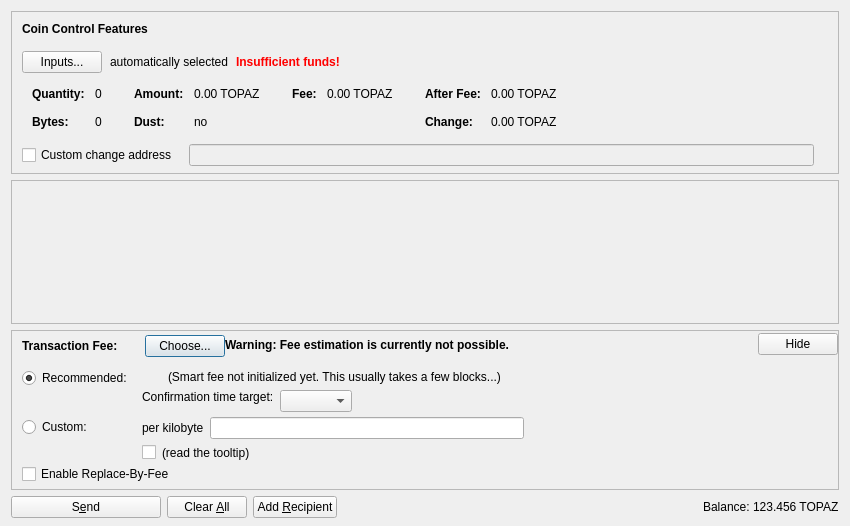
<?xml version="1.0" encoding="UTF-8"?>
<ui version="4.0">
 <class>SendCoinsDialog</class>
 <widget class="QDialog" name="SendCoinsDialog">
  <property name="geometry">
   <rect>
    <x>0</x>
    <y>0</y>
    <width>850</width>
    <height>526</height>
   </rect>
  </property>
  <property name="windowTitle">
   <string>Send Coins</string>
  </property>
  <layout class="QVBoxLayout" name="verticalLayout" stretch="0,1,0,0">
   <property name="bottomMargin">
    <number>8</number>
   </property>
   <item>
    <widget class="QFrame" name="frameCoinControl">
     <property name="sizePolicy">
      <sizepolicy hsizetype="Expanding" vsizetype="Expanding">
       <horstretch>0</horstretch>
       <verstretch>0</verstretch>
      </sizepolicy>
     </property>
     <property name="maximumSize">
      <size>
       <width>16777215</width>
       <height>16777215</height>
      </size>
     </property>
     <property name="frameShape">
      <enum>QFrame::StyledPanel</enum>
     </property>
     <property name="frameShadow">
      <enum>QFrame::Sunken</enum>
     </property>
     <layout class="QVBoxLayout" name="verticalLayoutCoinControl2">
      <property name="spacing">
       <number>0</number>
      </property>
      <property name="leftMargin">
       <number>0</number>
      </property>
      <property name="topMargin">
       <number>0</number>
      </property>
      <property name="rightMargin">
       <number>0</number>
      </property>
      <property name="bottomMargin">
       <number>6</number>
      </property>
      <item>
       <layout class="QVBoxLayout" name="verticalLayoutCoinControl" stretch="0,0,0,0,1">
        <property name="spacing">
         <number>0</number>
        </property>
        <property name="leftMargin">
         <number>10</number>
        </property>
        <property name="topMargin">
         <number>10</number>
        </property>
        <item>
         <layout class="QHBoxLayout" name="horizontalLayoutCoinControl1">
          <property name="bottomMargin">
           <number>15</number>
          </property>
          <item>
           <widget class="QLabel" name="labelCoinControlFeatures">
            <property name="sizePolicy">
             <sizepolicy hsizetype="Preferred" vsizetype="Maximum">
              <horstretch>0</horstretch>
              <verstretch>0</verstretch>
             </sizepolicy>
            </property>
            <property name="font">
             <font>
              <weight>75</weight>
              <bold>true</bold>
             </font>
            </property>
            <property name="styleSheet">
             <string notr="true">font-weight:bold;</string>
            </property>
            <property name="text">
             <string>Coin Control Features</string>
            </property>
           </widget>
          </item>
         </layout>
        </item>
        <item>
         <layout class="QHBoxLayout" name="horizontalLayoutCoinControl2" stretch="0,0,0,0">
          <property name="spacing">
           <number>8</number>
          </property>
          <property name="bottomMargin">
           <number>10</number>
          </property>
          <item>
           <widget class="QPushButton" name="pushButtonCoinControl">
            <property name="styleSheet">
             <string notr="true"/>
            </property>
            <property name="text">
             <string>Inputs...</string>
            </property>
            <property name="autoDefault">
             <bool>false</bool>
            </property>
           </widget>
          </item>
          <item>
           <widget class="QLabel" name="labelCoinControlAutomaticallySelected">
            <property name="text">
             <string>automatically selected</string>
            </property>
            <property name="margin">
             <number>5</number>
            </property>
           </widget>
          </item>
          <item>
           <widget class="QLabel" name="labelCoinControlInsuffFunds">
            <property name="font">
             <font>
              <weight>75</weight>
              <bold>true</bold>
             </font>
            </property>
            <property name="styleSheet">
             <string notr="true">color:red;font-weight:bold;</string>
            </property>
            <property name="text">
             <string>Insufficient funds!</string>
            </property>
            <property name="margin">
             <number>5</number>
            </property>
           </widget>
          </item>
          <item>
           <spacer name="horizontalSpacerCoinControl">
            <property name="orientation">
             <enum>Qt::Horizontal</enum>
            </property>
            <property name="sizeHint" stdset="0">
             <size>
              <width>40</width>
              <height>1</height>
             </size>
            </property>
           </spacer>
          </item>
         </layout>
        </item>
        <item>
         <widget class="QWidget" name="widgetCoinControl" native="true">
          <property name="sizePolicy">
           <sizepolicy hsizetype="Preferred" vsizetype="Preferred">
            <horstretch>0</horstretch>
            <verstretch>0</verstretch>
           </sizepolicy>
          </property>
          <property name="minimumSize">
           <size>
            <width>0</width>
            <height>0</height>
           </size>
          </property>
          <property name="styleSheet">
           <string notr="true"/>
          </property>
          <layout class="QHBoxLayout" name="horizontalLayoutCoinControl5">
           <property name="leftMargin">
            <number>0</number>
           </property>
           <property name="topMargin">
            <number>0</number>
           </property>
           <property name="rightMargin">
            <number>0</number>
           </property>
           <property name="bottomMargin">
            <number>0</number>
           </property>
           <item>
            <layout class="QHBoxLayout" name="horizontalLayoutCoinControl3" stretch="0,0,0,1">
             <property name="spacing">
              <number>20</number>
             </property>
             <property name="topMargin">
              <number>0</number>
             </property>
             <property name="bottomMargin">
              <number>10</number>
             </property>
             <item>
              <layout class="QFormLayout" name="formLayoutCoinControl1">
               <property name="horizontalSpacing">
                <number>10</number>
               </property>
               <property name="verticalSpacing">
                <number>14</number>
               </property>
               <property name="leftMargin">
                <number>10</number>
               </property>
               <property name="topMargin">
                <number>4</number>
               </property>
               <property name="rightMargin">
                <number>6</number>
               </property>
               <item row="0" column="0">
                <widget class="QLabel" name="labelCoinControlQuantityText">
                 <property name="font">
                  <font>
                   <weight>75</weight>
                   <bold>true</bold>
                  </font>
                 </property>
                 <property name="text">
                  <string>Quantity:</string>
                 </property>
                 <property name="margin">
                  <number>0</number>
                 </property>
                </widget>
               </item>
               <item row="0" column="1">
                <widget class="QLabel" name="labelCoinControlQuantity">
                 <property name="cursor">
                  <cursorShape>IBeamCursor</cursorShape>
                 </property>
                 <property name="contextMenuPolicy">
                  <enum>Qt::ActionsContextMenu</enum>
                 </property>
                 <property name="text">
                  <string notr="true">0</string>
                 </property>
                 <property name="margin">
                  <number>0</number>
                 </property>
                 <property name="textInteractionFlags">
                  <set>Qt::LinksAccessibleByMouse|Qt::TextSelectableByKeyboard|Qt::TextSelectableByMouse</set>
                 </property>
                </widget>
               </item>
               <item row="1" column="0">
                <widget class="QLabel" name="labelCoinControlBytesText">
                 <property name="font">
                  <font>
                   <weight>75</weight>
                   <bold>true</bold>
                  </font>
                 </property>
                 <property name="text">
                  <string>Bytes:</string>
                 </property>
                </widget>
               </item>
               <item row="1" column="1">
                <widget class="QLabel" name="labelCoinControlBytes">
                 <property name="cursor">
                  <cursorShape>IBeamCursor</cursorShape>
                 </property>
                 <property name="contextMenuPolicy">
                  <enum>Qt::ActionsContextMenu</enum>
                 </property>
                 <property name="text">
                  <string notr="true">0</string>
                 </property>
                 <property name="textInteractionFlags">
                  <set>Qt::LinksAccessibleByMouse|Qt::TextSelectableByKeyboard|Qt::TextSelectableByMouse</set>
                 </property>
                </widget>
               </item>
              </layout>
             </item>
             <item>
              <layout class="QFormLayout" name="formLayoutCoinControl2">
               <property name="horizontalSpacing">
                <number>10</number>
               </property>
               <property name="verticalSpacing">
                <number>14</number>
               </property>
               <property name="leftMargin">
                <number>6</number>
               </property>
               <property name="topMargin">
                <number>4</number>
               </property>
               <property name="rightMargin">
                <number>6</number>
               </property>
               <item row="0" column="0">
                <widget class="QLabel" name="labelCoinControlAmountText">
                 <property name="font">
                  <font>
                   <weight>75</weight>
                   <bold>true</bold>
                  </font>
                 </property>
                 <property name="text">
                  <string>Amount:</string>
                 </property>
                 <property name="margin">
                  <number>0</number>
                 </property>
                </widget>
               </item>
               <item row="0" column="1">
                <widget class="QLabel" name="labelCoinControlAmount">
                 <property name="cursor">
                  <cursorShape>IBeamCursor</cursorShape>
                 </property>
                 <property name="contextMenuPolicy">
                  <enum>Qt::ActionsContextMenu</enum>
                 </property>
                 <property name="text">
                  <string notr="true">0.00 TOPAZ</string>
                 </property>
                 <property name="textInteractionFlags">
                  <set>Qt::LinksAccessibleByMouse|Qt::TextSelectableByKeyboard|Qt::TextSelectableByMouse</set>
                 </property>
                </widget>
               </item>
               <item row="1" column="0">
                <widget class="QLabel" name="labelCoinControlLowOutputText">
                 <property name="font">
                  <font>
                   <weight>75</weight>
                   <bold>true</bold>
                  </font>
                 </property>
                 <property name="text">
                  <string>Dust:</string>
                 </property>
                </widget>
               </item>
               <item row="1" column="1">
                <widget class="QLabel" name="labelCoinControlLowOutput">
                 <property name="cursor">
                  <cursorShape>IBeamCursor</cursorShape>
                 </property>
                 <property name="contextMenuPolicy">
                  <enum>Qt::ActionsContextMenu</enum>
                 </property>
                 <property name="text">
                  <string notr="true">no</string>
                 </property>
                 <property name="textInteractionFlags">
                  <set>Qt::LinksAccessibleByMouse|Qt::TextSelectableByKeyboard|Qt::TextSelectableByMouse</set>
                 </property>
                </widget>
               </item>
              </layout>
             </item>
             <item>
              <layout class="QFormLayout" name="formLayoutCoinControl3">
               <property name="horizontalSpacing">
                <number>10</number>
               </property>
               <property name="verticalSpacing">
                <number>14</number>
               </property>
               <property name="leftMargin">
                <number>6</number>
               </property>
               <property name="topMargin">
                <number>4</number>
               </property>
               <property name="rightMargin">
                <number>6</number>
               </property>
               <item row="0" column="0">
                <widget class="QLabel" name="labelCoinControlFeeText">
                 <property name="font">
                  <font>
                   <weight>75</weight>
                   <bold>true</bold>
                  </font>
                 </property>
                 <property name="text">
                  <string>Fee:</string>
                 </property>
                 <property name="margin">
                  <number>0</number>
                 </property>
                </widget>
               </item>
               <item row="0" column="1">
                <widget class="QLabel" name="labelCoinControlFee">
                 <property name="cursor">
                  <cursorShape>IBeamCursor</cursorShape>
                 </property>
                 <property name="contextMenuPolicy">
                  <enum>Qt::ActionsContextMenu</enum>
                 </property>
                 <property name="text">
                  <string notr="true">0.00 TOPAZ</string>
                 </property>
                 <property name="textInteractionFlags">
                  <set>Qt::LinksAccessibleByMouse|Qt::TextSelectableByKeyboard|Qt::TextSelectableByMouse</set>
                 </property>
                </widget>
               </item>
              </layout>
             </item>
             <item>
              <layout class="QFormLayout" name="formLayoutCoinControl4">
               <property name="horizontalSpacing">
                <number>10</number>
               </property>
               <property name="verticalSpacing">
                <number>14</number>
               </property>
               <property name="leftMargin">
                <number>6</number>
               </property>
               <property name="topMargin">
                <number>4</number>
               </property>
               <property name="rightMargin">
                <number>6</number>
               </property>
               <item row="0" column="0">
                <widget class="QLabel" name="labelCoinControlAfterFeeText">
                 <property name="font">
                  <font>
                   <weight>75</weight>
                   <bold>true</bold>
                  </font>
                 </property>
                 <property name="text">
                  <string>After Fee:</string>
                 </property>
                 <property name="margin">
                  <number>0</number>
                 </property>
                </widget>
               </item>
               <item row="0" column="1">
                <widget class="QLabel" name="labelCoinControlAfterFee">
                 <property name="cursor">
                  <cursorShape>IBeamCursor</cursorShape>
                 </property>
                 <property name="contextMenuPolicy">
                  <enum>Qt::ActionsContextMenu</enum>
                 </property>
                 <property name="text">
                  <string notr="true">0.00 TOPAZ</string>
                 </property>
                 <property name="textInteractionFlags">
                  <set>Qt::LinksAccessibleByMouse|Qt::TextSelectableByKeyboard|Qt::TextSelectableByMouse</set>
                 </property>
                </widget>
               </item>
               <item row="1" column="0">
                <widget class="QLabel" name="labelCoinControlChangeText">
                 <property name="font">
                  <font>
                   <weight>75</weight>
                   <bold>true</bold>
                  </font>
                 </property>
                 <property name="text">
                  <string>Change:</string>
                 </property>
                </widget>
               </item>
               <item row="1" column="1">
                <widget class="QLabel" name="labelCoinControlChange">
                 <property name="cursor">
                  <cursorShape>IBeamCursor</cursorShape>
                 </property>
                 <property name="contextMenuPolicy">
                  <enum>Qt::ActionsContextMenu</enum>
                 </property>
                 <property name="text">
                  <string notr="true">0.00 TOPAZ</string>
                 </property>
                 <property name="textInteractionFlags">
                  <set>Qt::LinksAccessibleByMouse|Qt::TextSelectableByKeyboard|Qt::TextSelectableByMouse</set>
                 </property>
                </widget>
               </item>
              </layout>
             </item>
            </layout>
           </item>
          </layout>
         </widget>
        </item>
        <item>
         <layout class="QHBoxLayout" name="horizontalLayoutCoinControl4" stretch="0,0,0">
          <property name="spacing">
           <number>12</number>
          </property>
          <property name="sizeConstraint">
           <enum>QLayout::SetDefaultConstraint</enum>
          </property>
          <property name="topMargin">
           <number>5</number>
          </property>
          <property name="rightMargin">
           <number>5</number>
          </property>
          <item>
           <widget class="QCheckBox" name="checkBoxCoinControlChange">
            <property name="toolTip">
             <string>If this is activated, but the change address is empty or invalid, change will be sent to a newly generated address.</string>
            </property>
            <property name="text">
             <string>Custom change address</string>
            </property>
           </widget>
          </item>
          <item>
           <widget class="QValidatedLineEdit" name="lineEditCoinControlChange">
            <property name="enabled">
             <bool>false</bool>
            </property>
            <property name="sizePolicy">
             <sizepolicy hsizetype="Expanding" vsizetype="Fixed">
              <horstretch>0</horstretch>
              <verstretch>0</verstretch>
             </sizepolicy>
            </property>
           </widget>
          </item>
          <item>
           <widget class="QLabel" name="labelCoinControlChangeLabel">
            <property name="sizePolicy">
             <sizepolicy hsizetype="Preferred" vsizetype="Expanding">
              <horstretch>0</horstretch>
              <verstretch>0</verstretch>
             </sizepolicy>
            </property>
            <property name="minimumSize">
             <size>
              <width>0</width>
              <height>0</height>
             </size>
            </property>
            <property name="text">
             <string/>
            </property>
            <property name="margin">
             <number>3</number>
            </property>
           </widget>
          </item>
         </layout>
        </item>
        <item>
         <spacer name="verticalSpacerCoinControl">
          <property name="orientation">
           <enum>Qt::Vertical</enum>
          </property>
          <property name="sizeHint" stdset="0">
           <size>
            <width>800</width>
            <height>1</height>
           </size>
          </property>
         </spacer>
        </item>
       </layout>
      </item>
     </layout>
    </widget>
   </item>
   <item>
    <widget class="QScrollArea" name="scrollArea">
     <property name="widgetResizable">
      <bool>true</bool>
     </property>
     <widget class="QWidget" name="scrollAreaWidgetContents">
      <property name="geometry">
       <rect>
        <x>0</x>
        <y>0</y>
        <width>830</width>
        <height>104</height>
       </rect>
      </property>
      <layout class="QVBoxLayout" name="verticalLayout_2" stretch="0,1">
       <property name="leftMargin">
        <number>0</number>
       </property>
       <property name="topMargin">
        <number>0</number>
       </property>
       <property name="rightMargin">
        <number>0</number>
       </property>
       <property name="bottomMargin">
        <number>0</number>
       </property>
       <item>
        <layout class="QVBoxLayout" name="entries">
         <property name="spacing">
          <number>6</number>
         </property>
        </layout>
       </item>
       <item>
        <spacer name="verticalSpacer">
         <property name="orientation">
          <enum>Qt::Vertical</enum>
         </property>
         <property name="sizeHint" stdset="0">
          <size>
           <width>20</width>
           <height>40</height>
          </size>
         </property>
        </spacer>
       </item>
      </layout>
     </widget>
    </widget>
   </item>
   <item>
    <widget class="QFrame" name="frameFee">
     <property name="sizePolicy">
      <sizepolicy hsizetype="Expanding" vsizetype="Expanding">
       <horstretch>0</horstretch>
       <verstretch>0</verstretch>
      </sizepolicy>
     </property>
     <property name="maximumSize">
      <size>
       <width>16777215</width>
       <height>16777215</height>
      </size>
     </property>
     <property name="frameShape">
      <enum>QFrame::StyledPanel</enum>
     </property>
     <property name="frameShadow">
      <enum>QFrame::Sunken</enum>
     </property>
     <layout class="QVBoxLayout" name="verticalLayoutFee1">
      <property name="spacing">
       <number>0</number>
      </property>
      <property name="leftMargin">
       <number>0</number>
      </property>
      <property name="topMargin">
       <number>0</number>
      </property>
      <property name="rightMargin">
       <number>0</number>
      </property>
      <property name="bottomMargin">
       <number>0</number>
      </property>
      <item>
       <layout class="QVBoxLayout" name="verticalLayoutFee2" stretch="0,0,0">
        <property name="spacing">
         <number>0</number>
        </property>
        <property name="leftMargin">
         <number>10</number>
        </property>
        <property name="topMargin">
         <number>0</number>
        </property>
        <item>
         <layout class="QHBoxLayout" name="horizontalLayoutFee1">
          <property name="bottomMargin">
           <number>0</number>
          </property>
          <item>
           <layout class="QVBoxLayout" name="verticalLayoutFee7">
            <property name="spacing">
             <number>0</number>
            </property>
            <item>
             <spacer name="verticalSpacerSmartFee">
              <property name="orientation">
               <enum>Qt::Vertical</enum>
              </property>
              <property name="sizeType">
               <enum>QSizePolicy::Fixed</enum>
              </property>
              <property name="sizeHint" stdset="0">
               <size>
                <width>1</width>
                <height>4</height>
               </size>
              </property>
             </spacer>
            </item>
            <item>
             <layout class="QHBoxLayout" name="horizontalLayoutSmartFee">
              <property name="spacing">
               <number>10</number>
              </property>
              <item>
               <widget class="QLabel" name="labelFeeHeadline">
                <property name="sizePolicy">
                 <sizepolicy hsizetype="Preferred" vsizetype="Maximum">
                  <horstretch>0</horstretch>
                  <verstretch>0</verstretch>
                 </sizepolicy>
                </property>
                <property name="font">
                 <font>
                  <weight>75</weight>
                  <bold>true</bold>
                 </font>
                </property>
                <property name="styleSheet">
                 <string notr="true">font-weight:bold;</string>
                </property>
                <property name="text">
                 <string>Transaction Fee:</string>
                </property>
               </widget>
              </item>
              <item>
               <widget class="QLabel" name="labelFeeMinimized">
                <property name="text">
                 <string/>
                </property>
               </widget>
              </item>
              <item>
               <widget class="QPushButton" name="buttonChooseFee">
                <property name="text">
                 <string>Choose...</string>
                </property>
               </widget>
              </item>
             </layout>
            </item>
            <item>
             <spacer name="verticalSpacer_5">
              <property name="orientation">
               <enum>Qt::Vertical</enum>
              </property>
              <property name="sizeHint" stdset="0">
               <size>
                <width>1</width>
                <height>1</height>
               </size>
              </property>
             </spacer>
            </item>
           </layout>
          </item>
          <item>
           <widget class="QLabel" name="fallbackFeeWarningLabel">
            <property name="toolTip">
             <string>Using the fallbackfee can result in sending a transaction that will take several hours or days (or never) to confirm. Consider choosing your fee manually or wait until you have validated the complete chain.</string>
            </property>
            <property name="font">
            <font>
                <weight>75</weight>
                <bold>true</bold>
            </font>
            </property>
            <property name="text">
             <string>Warning: Fee estimation is currently not possible.</string>
            </property>
            <property name="wordWrap">
             <bool>false</bool>
            </property>
           </widget>
          </item>
          <item>
           <spacer name="horizontalSpacer_4">
            <property name="orientation">
             <enum>Qt::Horizontal</enum>
            </property>
            <property name="sizeType">
             <enum>QSizePolicy::MinimumExpanding</enum>
            </property>
            <property name="sizeHint" stdset="0">
             <size>
              <width>40</width>
              <height>20</height>
             </size>
            </property>
           </spacer>
          </item>
          <item>
           <widget class="QPushButton" name="buttonMinimizeFee">
            <property name="toolTip">
             <string>collapse fee-settings</string>
            </property>
            <property name="text">
             <string>Hide</string>
            </property>
           </widget>
          </item>
         </layout>
        </item>
        <item>
         <widget class="QFrame" name="frameFeeSelection">
          <layout class="QVBoxLayout" name="verticalLayoutFee12">
           <property name="spacing">
            <number>0</number>
           </property>
           <property name="leftMargin">
            <number>0</number>
           </property>
           <property name="topMargin">
            <number>0</number>
           </property>
           <property name="rightMargin">
            <number>0</number>
           </property>
           <property name="bottomMargin">
            <number>0</number>
           </property>
           <item>
            <layout class="QGridLayout" name="gridLayoutFee">
             <property name="topMargin">
              <number>10</number>
             </property>
             <property name="bottomMargin">
              <number>4</number>
             </property>
             <property name="horizontalSpacing">
              <number>10</number>
             </property>
             <property name="verticalSpacing">
              <number>4</number>
             </property>
             <item row="1" column="1">
              <layout class="QVBoxLayout" name="verticalLayoutFee8">
               <property name="spacing">
                <number>6</number>
               </property>
               <item>
                <layout class="QHBoxLayout" name="horizontalLayoutFee13">
                 <item>
                  <widget class="QLabel" name="labelCustomPerKilobyte">
                   <property name="toolTip">
                    <string>Specify a custom fee per kB (1,000 bytes) of the transaction's virtual size.

Note:  Since the fee is calculated on a per-byte basis, a fee of "100 satoshis per kB" for a transaction size of 500 bytes (half of 1 kB) would ultimately yield a fee of only 50 satoshis.</string>
                   </property>
                   <property name="text">
                    <string>per kilobyte</string>
                   </property>
                  </widget>
                 </item>
                 <item>
                  <widget class="TOPAZAmountField" name="customFee"/>
                 </item>
                 <item>
                  <spacer name="horizontalSpacer_6">
                   <property name="orientation">
                    <enum>Qt::Horizontal</enum>
                   </property>
                   <property name="sizeHint" stdset="0">
                    <size>
                     <width>1</width>
                     <height>1</height>
                    </size>
                   </property>
                  </spacer>
                 </item>
                </layout>
               </item>
               <item>
                <layout class="QHBoxLayout" name="horizontalLayoutFee8">
                 <item>
                  <widget class="QCheckBox" name="checkBoxMinimumFee">
                   <property name="toolTip">
                    <string>Paying only the minimum fee is just fine as long as there is less transaction volume than space in the blocks. But be aware that this can end up in a never confirming transaction once there is more demand for topaz transactions than the network can process.</string>
                   </property>
                   <property name="text">
                    <string/>
                   </property>
                  </widget>
                 </item>
                 <item>
                  <widget class="QLabel" name="labelMinFeeWarning">
                   <property name="enabled">
                    <bool>true</bool>
                   </property>
                   <property name="toolTip">
                    <string>Paying only the minimum fee is just fine as long as there is less transaction volume than space in the blocks. But be aware that this can end up in a never confirming transaction once there is more demand for topaz transactions than the network can process.</string>
                   </property>
                   <property name="text">
                    <string>(read the tooltip)</string>
                   </property>
                   <property name="margin">
                    <number>5</number>
                   </property>
                  </widget>
                 </item>
                 <item>
                  <spacer name="horizontalSpacer_2">
                   <property name="orientation">
                    <enum>Qt::Horizontal</enum>
                   </property>
                   <property name="sizeHint" stdset="0">
                    <size>
                     <width>1</width>
                     <height>1</height>
                    </size>
                   </property>
                  </spacer>
                 </item>
                </layout>
               </item>
              </layout>
             </item>
             <item row="0" column="0">
              <layout class="QVBoxLayout" name="verticalLayoutFee4" stretch="0,1">
               <item>
                <widget class="QRadioButton" name="radioSmartFee">
                 <property name="text">
                  <string>Recommended:</string>
                 </property>
                 <property name="checked">
                  <bool>true</bool>
                 </property>
                 <attribute name="buttonGroup">
                  <string notr="true">groupFee</string>
                 </attribute>
                </widget>
               </item>
               <item>
                <spacer name="verticalSpacer_2">
                 <property name="orientation">
                  <enum>Qt::Vertical</enum>
                 </property>
                 <property name="sizeHint" stdset="0">
                  <size>
                   <width>1</width>
                   <height>1</height>
                  </size>
                 </property>
                </spacer>
               </item>
              </layout>
             </item>
             <item row="1" column="0">
              <layout class="QVBoxLayout" name="verticalLayoutFee9" stretch="0,1">
               <item>
                <widget class="QRadioButton" name="radioCustomFee">
                 <property name="text">
                  <string>Custom:</string>
                 </property>
                 <attribute name="buttonGroup">
                  <string notr="true">groupFee</string>
                 </attribute>
                </widget>
               </item>
               <item>
                <spacer name="verticalSpacer_6">
                 <property name="orientation">
                  <enum>Qt::Vertical</enum>
                 </property>
                 <property name="sizeHint" stdset="0">
                  <size>
                   <width>1</width>
                   <height>1</height>
                  </size>
                 </property>
                </spacer>
               </item>
              </layout>
             </item>
             <item row="0" column="1">
              <layout class="QVBoxLayout" name="verticalLayoutFee3" stretch="0,0,1">
               <property name="spacing">
                <number>6</number>
               </property>
               <property name="topMargin">
                <number>2</number>
               </property>
               <item>
                <layout class="QHBoxLayout" name="horizontalLayoutFee12">
                 <item>
                  <widget class="QLabel" name="labelSmartFee">
                   <property name="text">
                    <string/>
                   </property>
                   <property name="margin">
                    <number>2</number>
                   </property>
                  </widget>
                 </item>
                 <item>
                  <widget class="QLabel" name="labelFeeEstimation">
                   <property name="text">
                    <string/>
                   </property>
                  </widget>
                 </item>
                 <item>
                  <widget class="QLabel" name="labelSmartFee2">
                   <property name="text">
                    <string>(Smart fee not initialized yet. This usually takes a few blocks...)</string>
                   </property>
                   <property name="margin">
                    <number>2</number>
                   </property>
                  </widget>
                 </item>
                 <item>
                  <spacer name="horizontalSpacer_5">
                   <property name="orientation">
                    <enum>Qt::Horizontal</enum>
                   </property>
                   <property name="sizeHint" stdset="0">
                    <size>
                     <width>1</width>
                     <height>1</height>
                    </size>
                   </property>
                  </spacer>
                 </item>
                </layout>
               </item>
               <item>
                <layout class="QHBoxLayout" name="horizontalLayoutFee9">
                 <item>
                  <layout class="QVBoxLayout" name="verticalLayoutFee6">
                   <item>
                    <widget class="QLabel" name="labelSmartFee3">
                     <property name="text">
                      <string>Confirmation time target:</string>
                     </property>
                     <property name="margin">
                      <number>2</number>
                     </property>
                    </widget>
                   </item>
                   <item>
                    <spacer name="verticalSpacer_3">
                     <property name="orientation">
                      <enum>Qt::Vertical</enum>
                     </property>
                     <property name="sizeHint" stdset="0">
                      <size>
                       <width>1</width>
                       <height>1</height>
                      </size>
                     </property>
                    </spacer>
                   </item>
                  </layout>
                 </item>
                 <item>
                  <layout class="QVBoxLayout" name="verticalLayoutFee5">
                   <property name="rightMargin">
                    <number>30</number>
                   </property>
                   <item>
                    <layout class="QHBoxLayout" name="horizontalLayoutConfTarget">
                     <property name="bottomMargin">
                      <number>0</number>
                     </property>
                     <item>
                      <widget class="QComboBox" name="confTargetSelector"/>
                     </item>
                     <item>
                      <spacer name="horizontalSpacerConfTarget">
                       <property name="orientation">
                        <enum>Qt::Horizontal</enum>
                       </property>
                       <property name="sizeHint" stdset="0">
                        <size>
                         <width>40</width>
                         <height>20</height>
                        </size>
                       </property>
                      </spacer>
                     </item>
                    </layout>
                   </item>
                  </layout>
                 </item>
                </layout>
               </item>
               <item>
                <spacer name="verticalSpacer_4">
                 <property name="orientation">
                  <enum>Qt::Vertical</enum>
                 </property>
                 <property name="sizeHint" stdset="0">
                  <size>
                   <width>1</width>
                   <height>1</height>
                  </size>
                 </property>
                </spacer>
               </item>
              </layout>
             </item>
            </layout>
           </item>
           <item>
            <widget class="QCheckBox" name="optInRBF">
             <property name="text">
              <string>Enable Replace-By-Fee</string>
             </property>
             <property name="toolTip">
              <string>With Replace-By-Fee (BIP-125) you can increase a transaction's fee after it is sent. Without this, a higher fee may be recommended to compensate for increased transaction delay risk.</string>
             </property>
            </widget>
           </item>
          </layout>
         </widget>
        </item>
        <item>
         <spacer name="verticalSpacerFee">
          <property name="orientation">
           <enum>Qt::Vertical</enum>
          </property>
          <property name="sizeHint" stdset="0">
           <size>
            <width>40</width>
            <height>5</height>
           </size>
          </property>
         </spacer>
        </item>
       </layout>
      </item>
     </layout>
    </widget>
   </item>
   <item>
    <layout class="QHBoxLayout" name="horizontalLayout">
     <item>
      <widget class="QPushButton" name="sendButton">
       <property name="minimumSize">
        <size>
         <width>150</width>
         <height>0</height>
        </size>
       </property>
       <property name="toolTip">
        <string>Confirm the send action</string>
       </property>
       <property name="text">
        <string>S&amp;end</string>
       </property>
       <property name="icon">
        <iconset resource="../topaz.qrc">
         <normaloff>:/icons/send</normaloff>:/icons/send</iconset>
       </property>
       <property name="autoDefault">
        <bool>false</bool>
       </property>
       <property name="default">
        <bool>false</bool>
       </property>
      </widget>
     </item>
     <item>
      <widget class="QPushButton" name="clearButton">
       <property name="sizePolicy">
        <sizepolicy hsizetype="Minimum" vsizetype="Fixed">
         <horstretch>0</horstretch>
         <verstretch>0</verstretch>
        </sizepolicy>
       </property>
       <property name="toolTip">
        <string>Clear all fields of the form.</string>
       </property>
       <property name="text">
        <string>Clear &amp;All</string>
       </property>
       <property name="icon">
        <iconset resource="../topaz.qrc">
         <normaloff>:/icons/remove</normaloff>:/icons/remove</iconset>
       </property>
       <property name="autoDefault">
        <bool>false</bool>
       </property>
      </widget>
     </item>
     <item>
      <widget class="QPushButton" name="addButton">
       <property name="toolTip">
        <string>Send to multiple recipients at once</string>
       </property>
       <property name="text">
        <string>Add &amp;Recipient</string>
       </property>
       <property name="icon">
        <iconset resource="../topaz.qrc">
         <normaloff>:/icons/add</normaloff>:/icons/add</iconset>
       </property>
       <property name="autoDefault">
        <bool>false</bool>
       </property>
      </widget>
     </item>
     <item>
      <spacer name="horizontalSpacer">
       <property name="orientation">
        <enum>Qt::Horizontal</enum>
       </property>
       <property name="sizeHint" stdset="0">
        <size>
         <width>40</width>
         <height>20</height>
        </size>
       </property>
      </spacer>
     </item>
     <item>
      <layout class="QHBoxLayout" name="horizontalLayout_2">
       <property name="spacing">
        <number>3</number>
       </property>
       <item>
        <widget class="QLabel" name="label">
         <property name="sizePolicy">
          <sizepolicy hsizetype="Preferred" vsizetype="Fixed">
           <horstretch>0</horstretch>
           <verstretch>0</verstretch>
          </sizepolicy>
         </property>
         <property name="text">
          <string>Balance:</string>
         </property>
        </widget>
       </item>
       <item>
        <widget class="QLabel" name="labelBalance">
         <property name="sizePolicy">
          <sizepolicy hsizetype="Preferred" vsizetype="Fixed">
           <horstretch>0</horstretch>
           <verstretch>0</verstretch>
          </sizepolicy>
         </property>
         <property name="cursor">
          <cursorShape>IBeamCursor</cursorShape>
         </property>
         <property name="text">
          <string notr="true">123.456 TOPAZ</string>
         </property>
         <property name="textInteractionFlags">
          <set>Qt::LinksAccessibleByMouse|Qt::TextSelectableByKeyboard|Qt::TextSelectableByMouse</set>
         </property>
        </widget>
       </item>
      </layout>
     </item>
    </layout>
   </item>
  </layout>
 </widget>
 <customwidgets>
  <customwidget>
   <class>QValidatedLineEdit</class>
   <extends>QLineEdit</extends>
   <header>qt/qvalidatedlineedit.h</header>
  </customwidget>
  <customwidget>
   <class>TOPAZAmountField</class>
   <extends>QLineEdit</extends>
   <header>qt/topazamountfield.h</header>
   <container>1</container>
  </customwidget>
 </customwidgets>
 <resources>
  <include location="../topaz.qrc"/>
 </resources>
 <connections/>
 <buttongroups>
  <buttongroup name="groupFee"/>
 </buttongroups>
</ui>
